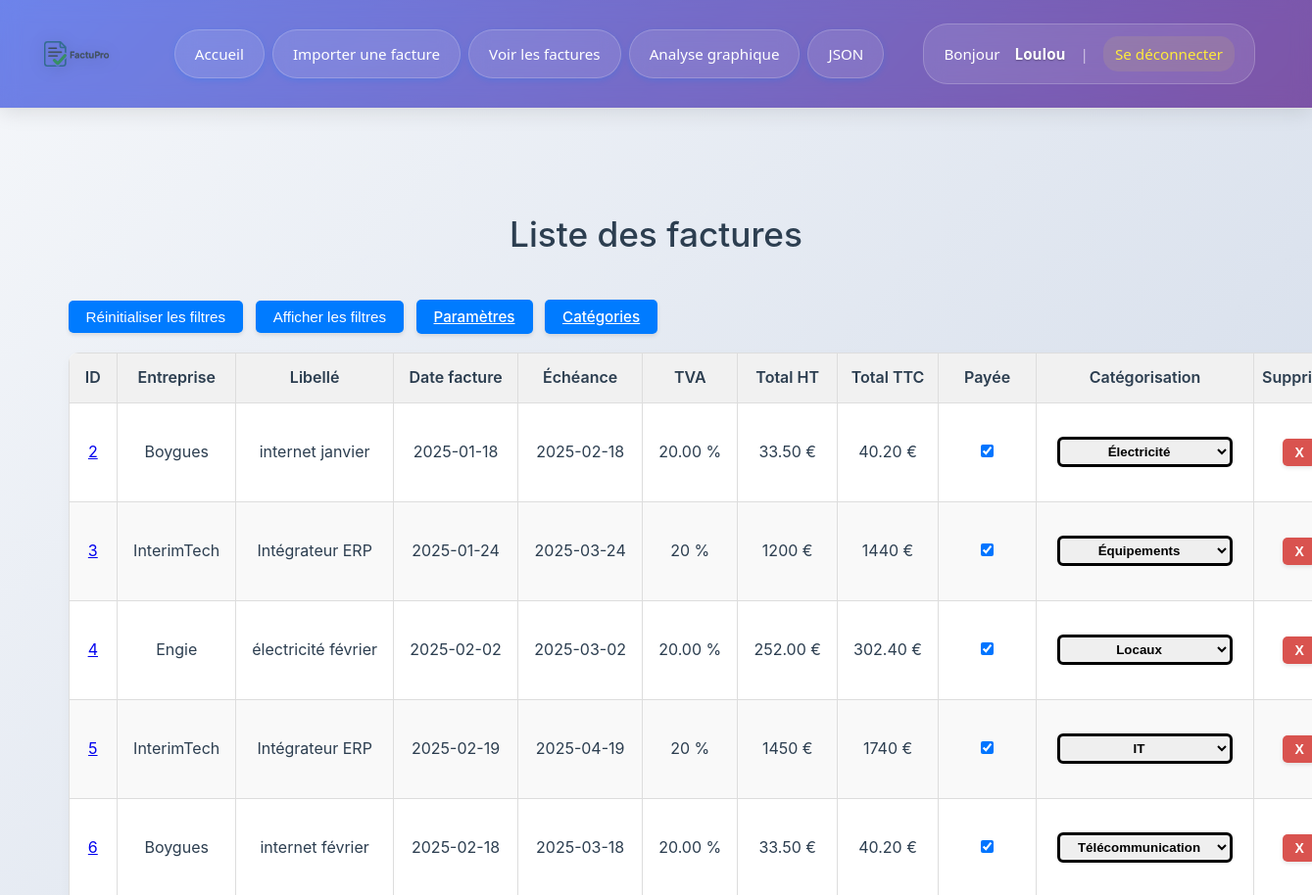
The page /factures (signed in, upper part) on the database as committed earlier.
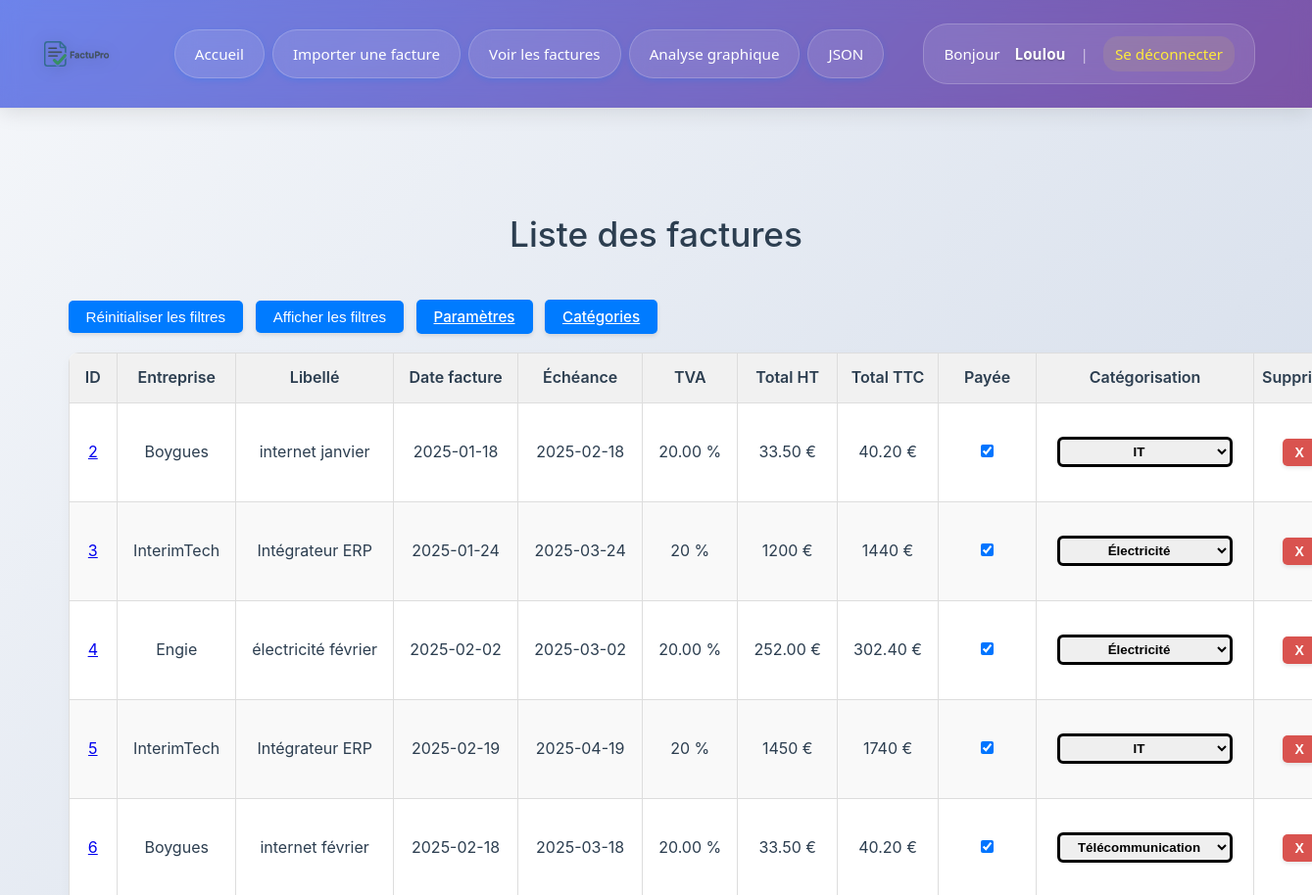
The same page on the database as committed later.
### tables this page shows
CREATE TABLE factures (
            id INTEGER PRIMARY KEY AUTOINCREMENT,
            fournisseur TEXT,
            date_facture TEXT,
            numero_facture TEXT,
            montant_total TEXT,
            TVA TEXT,
            utilisateur_id INTEGER,
            nom_fichier TEXT,
            facture_payee INTEGER DEFAULT 0,
            numero_client TEXT,
            echeance TEXT,
            somme_finale TEXT, categorie TEXT DEFAULT "Non-catégorisée",
            FOREIGN KEY (utilisateur_id) REFERENCES utilisateurs(id)
        );

### app.py (the view)
@app.route('/factures')
def afficher_factures():
    conn = sqlite3.connect('factures.db')
    conn.row_factory = sqlite3.Row
    c = conn.cursor()
    c.execute('SELECT * FROM factures WHERE utilisateur_id = ?', (session['utilisateur_id'],))
    factures = c.fetchall()
    conn.close()
    categories = get_categories()
    return render_template('factures.html', factures=factures, categories=categories)

### app.py (called while the page is built)
@app.before_request
def verifier_connexion():
    if request.endpoint in ['upload', 'afficher_factures', 'analyse'] and 'utilisateur_id' not in session:
        return redirect(url_for('login'))

def get_categories():
    conn = sqlite3.connect('categories.db')
    conn.row_factory = sqlite3.Row
    cursor = conn.cursor()
    cursor.execute("SELECT nom_categorie FROM categories")
    categories = cursor.fetchall()
    conn.close()
    return categories

@app.context_processor
def injecter_pseudo():
    return {"pseudo": session.get("pseudo")}

### templates/factures.html (shortened to what this page needs)
<!DOCTYPE html>
<html lang="fr">
  <head>
    <link rel="stylesheet" href="{{ url_for('static', filename='style.css') }}">
  </head>
  <body>
    {% include 'header.html' %}
    <div class="container">
      <h1>Liste des factures</h1>
      <button type="button" id="reset-filters-btn" class="standard-btn">Réinitialiser les filtres</button>
      <button id="toggle-filters-btn" class="standard-btn">Afficher les filtres</button>
      <a href="/parametres" class="standard-btn">Paramètres</a>
      <a href="/categorisation" class="standard-btn">Catégories</a>
      <table id="table-factures">
        <thead>
          <tr>
            <th>ID</th>
            <th>
              Entreprise <br>
            </th>
            <th>
              Libellé <br>
            </th>
            <th>
              Date facture
            </th>
            <th>
              Échéance
            </th>
            <th>TVA</th>
            <th>Total HT</th>
            <th>Total TTC</th>
            <th>
              Payée <br>
            </th>
            <th>
              Catégorisation <br>
            </th>
            <th>Supprimer</th>
          </tr>
        </thead>
        <tbody>
          {% for f in factures %}
            <tr>
              <td>
                {% if f['nom_fichier'] %}
                  <a href="{{ url_for('telecharger_fichier', filename=f['nom_fichier']) }}" target="_blank" title="Télécharger la facture {{ f['id'] }}">
                    {{ f['id'] }}
                  </a>
                {% else %}
                  {{ f['id'] }}
                {% endif %}
              </td>
              <td>{{ f['fournisseur'] }}</td>
              <td>{{ f['numero_facture'] }}</td>
              <td>{{ f['date_facture'] }}</td>
              <td>{{ f['echeance'] }}</td>
              <td>{{ f['TVA'] }} %</td>
              <td>{{ f['somme_finale'] }} €</td>
              <td>{{ f['montant_total'] }} €</td>
              <td>
                <form action="{{ url_for('toggle_payee', facture_id=f['id']) }}" method="post">
                  <input type="checkbox" name="checkbox_paiement" {% if f['facture_payee'] == 1 %}checked{% endif %} onchange="this.form.submit()">
                </form>
              </td>
              <td class="categorie-cell {{ f['categorie']|lower|replace(' ', '_')|replace('é', 'e')|replace('-', '_') }}">
                <form method="POST" action="{{ url_for('modifier_categorie', facture_id=f['id']) }}">
                  <select name="categorie" onchange="this.form.submit()">
                    {% for cat in categories %}
                      <option value="{{ cat['nom_categorie'] }}" {% if f['categorie'] == cat['nom_categorie'] %}selected{% endif %}>
                        {{ cat['nom_categorie'] }}
                      </option>
                    {% endfor %}
                  </select>
                </form>
              </td>
              <td>
                <form method="POST" action="/supprimer/{{ f['id'] }}" onsubmit="return confirm('Confirmer la suppression ?');">
                  <button type="submit" class="danger">X</button>
                </form>
              </td>
            </tr>
          {% endfor %}
        </tbody>
      </table>
    </div>
  </body>
</html>

### templates/header.html (shortened to what this page needs)
<!DOCTYPE html>
<html lang="fr">
<head>
</head>
<body>
    <header class="header">
        <div class="header-content">
            <div class="left-section">
                <div class="logo">
                    <img src="/static/logo.png" alt="Logo">
                </div>
                <nav class="nav-links">
                    <a href="/">Accueil</a>
                    <a href="/upload">Importer une facture</a>
                    <a href="/factures">Voir les factures</a>
                    <a href="/analyse">Analyse graphique</a>
                    <a href="/factures/json/page">JSON</a>
                </nav>
            </div>
            <div class="user-info">
                Bonjour <strong>{{ pseudo }}</strong>
                <span class="separator">|</span>
                <a href="/logout" class="logout-link">Se déconnecter</a>
            </div>
        </div>
    </header>
</body>
</html>

### templates/header.html (style rules this page uses)
* { margin: 0; padding: 0; box-sizing: border-box; }
.header { background: linear-gradient(135deg, #667eea 0%, #764ba2 100%); box-shadow: 0 4px 20px rgba(0, 0, 0, 0.1); padding: 0; position: relative; overflow: hidden; }
.header::before { content: ''; position: absolute; top: 0; left: 0; right: 0; bottom: 0; background: rgba(255, 255, 255, 0.05); backdrop-filter: blur(10px); }
.header-content { display: flex; align-items: center; justify-content: space-between; padding: 15px 40px 15px 20px; position: relative; z-index: 2; max-width: 1400px; margin: 0 auto; }
.left-section { display: flex; align-items: center; gap: 50px; flex: 1; max-width: 70%; }
.logo { display: flex; align-items: center; flex-shrink: 0; margin-right: 10px; }
.logo img { height: 80px; width: auto; filter: drop-shadow(0 2px 8px rgba(0, 0, 0, 0.2)); transition: transform 0.3s ease; }
.nav-links { display: flex; align-items: center; gap: 8px; }
.nav-links a { color: white; text-decoration: none; padding: 12px 20px; border-radius: 25px; font-weight: 500; font-size: 0.95em; transition: all 0.3s cubic-bezier(0.4, 0, 0.2, 1); position: relative; overflow: hidden; background: rgba(255, 255, 255, 0.1); backdrop-filter: blur(10px); border: 1px solid rgba(255, 255, 255, 0.2); }
.nav-links a::before { content: ''; position: absolute; top: 0; left: -100%; width: 100%; height: 100%; background: linear-gradient(90deg, transparent, rgba(255, 255, 255, 0.2), transparent); transition: left 0.5s; }
.user-info { color: white; font-size: 0.95em; font-weight: 500; display: flex; align-items: center; gap: 15px; background: rgba(255, 255, 255, 0.1); backdrop-filter: blur(10px); padding: 12px 20px; border-radius: 25px; border: 1px solid rgba(255, 255, 255, 0.2); flex-shrink: 0; margin-left: 40px; }
.user-info strong { color: #fff; text-shadow: 0 1px 2px rgba(0, 0, 0, 0.3); }
.user-info .separator { color: rgba(255, 255, 255, 0.6); font-weight: 300; }
.logout-link { color: #ffeb3b !important; text-decoration: none; font-weight: 600; transition: all 0.3s ease; padding: 6px 12px; border-radius: 15px; background: rgba(255, 235, 59, 0.1); }
.header-content > * { animation: slideInFromTop 0.6s ease-out; }
.nav-links a:nth-child(1) { animation-delay: 0.1s; }
.nav-links a:nth-child(2) { animation-delay: 0.2s; }
.nav-links a:nth-child(3) { animation-delay: 0.3s; }
.nav-links a:nth-child(4) { animation-delay: 0.4s; }
.nav-links a:nth-child(5) { animation-delay: 0.5s; }

Rows that differ between the two databases and show on the page:
changed factures "internet janvier": categorie "Électricité" → "IT"
changed factures id 3: categorie "Équipements" → "Électricité"
changed factures "Engie": categorie "Locaux" → "Électricité"
